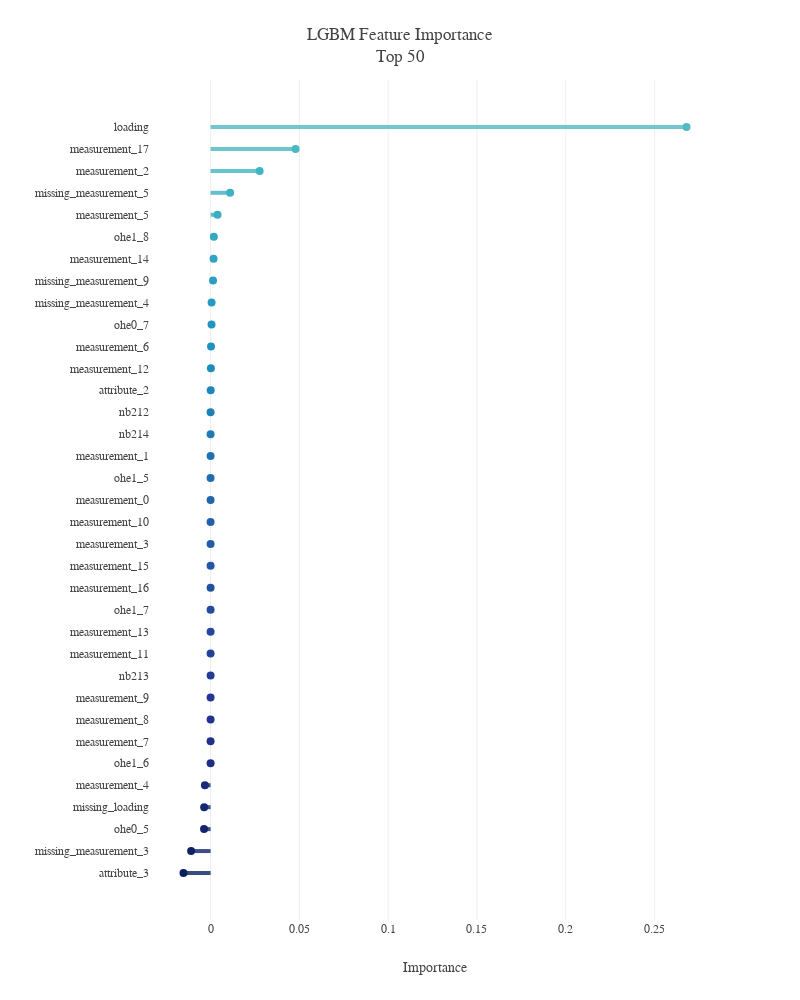

Write notebook code for a chart like this one.
### Code cell
top = 50

feature_importance_df['avg'] = feature_importance_df.mean(axis=1)
feature_importance_top = feature_importance_df.avg.nlargest(top).sort_values(ascending=True)

pal=sns.color_palette("YlGnBu", 65).as_hex()
fig=go.Figure()
for i in range(len(feature_importance_top.index)):
    fig.add_shape(dict(type="line", y0=i, y1=i, x0=0, x1=feature_importance_top[i],
                       line_color=pal[::-1][i],opacity=0.8,line_width=4))

fig.add_trace(go.Scatter(x=feature_importance_top, y=feature_importance_top.index, mode='markers',
                         marker_color=pal[::-1], marker_size=8,
                         hovertemplate='%{y} Importance = %{x:.0f}<extra></extra>'))

fig.update_layout(template=plotly_template,title=f'LGBM Feature Importance<br>Top {top}',
                  margin=dict(l=150,t=80),
                  xaxis=dict(title='Importance', zeroline=False),
                  yaxis_showgrid=False, height=1000, width=800)
fig.show()

### Figure 1 — Plotly figure (JSON) as saved in the notebook; plotly's stock layout.template omitted (floating-point values rounded to 4 significant figures)
{"data": [{"hovertemplate": "%{y} Importance = %{x:.0f}<extra></extra>", "marker": {"color": ["#0b1f5e", "#0e2265", "#12256d", "#162874", "#192b7c", "#1d2e83", "#21308b", "#243392", "#253795", "#243c98", "#24419a", "#24479d", "#234c9f", "#2351a2", "#2356a4", "#225ca7", "#2260a9", "#2166ac", "#216daf", "#2073b2", "#1f7ab5", "#1f80b8", "#1e86bb", "#1d8dbe", "#1d91c0", "#2296c1", "#269bc1", "#2b9fc2", "#2fa4c2", "#34a9c3", "#39adc3", "#3db2c4", "#40b5c4", "#48b9c3", "#50bbc2", "#57bec1", "#5fc1c0", "#67c4be", "#6fc7bd", "#76cabc", "#7ecdbb", "#85cfba", "#8ed3ba", "#97d6b9", "#a0dab8", "#a9ddb7", "#b2e1b6", "#bbe4b5", "#c4e8b4", "#c9eab4", "#ceecb3", "#d3eeb3", "#d7efb3", "#dcf1b2", "#e1f3b2", "#e6f5b2", "#eaf7b1", "#edf8b2", "#f0f9b7", "#f2fabc", "#f4fbc1", "#f7fcc6", "#f9fdcb", "#fbfdd0", "#fdfed5"], "size": 8}, "mode": "markers", "type": "scatter", "x": [-0.01525, -0.01096, -0.003672, -0.003616, -0.003201, 0, 0, 0, 0, 0, 0, 0, 0, 0, 0, 0, 0, 0, 0, 0, 0, 0, 6.204e-05, 0.0001822, 0.0002454, 0.0005329, 0.0005605, 0.001366, 0.001665, 0.001828, 0.003907, 0.01099, 0.02761, 0.04785, 0.268], "y": ["attribute_3", "missing_measurement_3", "ohe0_5", "missing_loading", "measurement_4", "ohe1_6", "measurement_7", "measurement_8", "measurement_9", "nb213", "measurement_11", "measurement_13", "ohe1_7", "measurement_16", "measurement_15", "measurement_3", "measurement_10", "measurement_0", "ohe1_5", "measurement_1", "nb214", "nb212", "attribute_2", "measurement_12", "measurement_6", "ohe0_7", "missing_measurement_4", "missing_measurement_9", "measurement_14", "ohe1_8", "measurement_5", "missing_measurement_5", "measurement_2", "measurement_17", "loading"]}], "layout": {"height": 1000, "margin": {"l": 150, "t": 80}, "shapes": [{"line": {"color": "#0b1f5e", "width": 4}, "opacity": 0.8, "type": "line", "x0": 0, "x1": -0.01525, "y0": 0, "y1": 0}, {"line": {"color": "#0e2265", "width": 4}, "opacity": 0.8, "type": "line", "x0": 0, "x1": -0.01096, "y0": 1, "y1": 1}, {"line": {"color": "#12256d", "width": 4}, "opacity": 0.8, "type": "line", "x0": 0, "x1": -0.003672, "y0": 2, "y1": 2}, {"line": {"color": "#162874", "width": 4}, "opacity": 0.8, "type": "line", "x0": 0, "x1": -0.003616, "y0": 3, "y1": 3}, {"line": {"color": "#192b7c", "width": 4}, "opacity": 0.8, "type": "line", "x0": 0, "x1": -0.003201, "y0": 4, "y1": 4}, {"line": {"color": "#1d2e83", "width": 4}, "opacity": 0.8, "type": "line", "x0": 0, "x1": 0, "y0": 5, "y1": 5}, {"line": {"color": "#21308b", "width": 4}, "opacity": 0.8, "type": "line", "x0": 0, "x1": 0, "y0": 6, "y1": 6}, {"line": {"color": "#243392", "width": 4}, "opacity": 0.8, "type": "line", "x0": 0, "x1": 0, "y0": 7, "y1": 7}, {"line": {"color": "#253795", "width": 4}, "opacity": 0.8, "type": "line", "x0": 0, "x1": 0, "y0": 8, "y1": 8}, {"line": {"color": "#243c98", "width": 4}, "opacity": 0.8, "type": "line", "x0": 0, "x1": 0, "y0": 9, "y1": 9}, {"line": {"color": "#24419a", "width": 4}, "opacity": 0.8, "type": "line", "x0": 0, "x1": 0, "y0": 10, "y1": 10}, {"line": {"color": "#24479d", "width": 4}, "opacity": 0.8, "type": "line", "x0": 0, "x1": 0, "y0": 11, "y1": 11}, {"line": {"color": "#234c9f", "width": 4}, "opacity": 0.8, "type": "line", "x0": 0, "x1": 0, "y0": 12, "y1": 12}, {"line": {"color": "#2351a2", "width": 4}, "opacity": 0.8, "type": "line", "x0": 0, "x1": 0, "y0": 13, "y1": 13}, {"line": {"color": "#2356a4", "width": 4}, "opacity": 0.8, "type": "line", "x0": 0, "x1": 0, "y0": 14, "y1": 14}, {"line": {"color": "#225ca7", "width": 4}, "opacity": 0.8, "type": "line", "x0": 0, "x1": 0, "y0": 15, "y1": 15}, {"line": {"color": "#2260a9", "width": 4}, "opacity": 0.8, "type": "line", "x0": 0, "x1": 0, "y0": 16, "y1": 16}, {"line": {"color": "#2166ac", "width": 4}, "opacity": 0.8, "type": "line", "x0": 0, "x1": 0, "y0": 17, "y1": 17}, {"line": {"color": "#216daf", "width": 4}, "opacity": 0.8, "type": "line", "x0": 0, "x1": 0, "y0": 18, "y1": 18}, {"line": {"color": "#2073b2", "width": 4}, "opacity": 0.8, "type": "line", "x0": 0, "x1": 0, "y0": 19, "y1": 19}, {"line": {"color": "#1f7ab5", "width": 4}, "opacity": 0.8, "type": "line", "x0": 0, "x1": 0, "y0": 20, "y1": 20}, {"line": {"color": "#1f80b8", "width": 4}, "opacity": 0.8, "type": "line", "x0": 0, "x1": 0, "y0": 21, "y1": 21}, {"line": {"color": "#1e86bb", "width": 4}, "opacity": 0.8, "type": "line", "x0": 0, "x1": 6.204e-05, "y0": 22, "y1": 22}, {"line": {"color": "#1d8dbe", "width": 4}, "opacity": 0.8, "type": "line", "x0": 0, "x1": 0.0001822, "y0": 23, "y1": 23}, {"line": {"color": "#1d91c0", "width": 4}, "opacity": 0.8, "type": "line", "x0": 0, "x1": 0.0002454, "y0": 24, "y1": 24}, {"line": {"color": "#2296c1", "width": 4}, "opacity": 0.8, "type": "line", "x0": 0, "x1": 0.0005329, "y0": 25, "y1": 25}, {"line": {"color": "#269bc1", "width": 4}, "opacity": 0.8, "type": "line", "x0": 0, "x1": 0.0005605, "y0": 26, "y1": 26}, {"line": {"color": "#2b9fc2", "width": 4}, "opacity": 0.8, "type": "line", "x0": 0, "x1": 0.001366, "y0": 27, "y1": 27}, {"line": {"color": "#2fa4c2", "width": 4}, "opacity": 0.8, "type": "line", "x0": 0, "x1": 0.001665, "y0": 28, "y1": 28}, {"line": {"color": "#34a9c3", "width": 4}, "opacity": 0.8, "type": "line", "x0": 0, "x1": 0.001828, "y0": 29, "y1": 29}, {"line": {"color": "#39adc3", "width": 4}, "opacity": 0.8, "type": "line", "x0": 0, "x1": 0.003907, "y0": 30, "y1": 30}, {"line": {"color": "#3db2c4", "width": 4}, "opacity": 0.8, "type": "line", "x0": 0, "x1": 0.01099, "y0": 31, "y1": 31}, {"line": {"color": "#40b5c4", "width": 4}, "opacity": 0.8, "type": "line", "x0": 0, "x1": 0.02761, "y0": 32, "y1": 32}, {"line": {"color": "#48b9c3", "width": 4}, "opacity": 0.8, "type": "line", "x0": 0, "x1": 0.04785, "y0": 33, "y1": 33}, {"line": {"color": "#50bbc2", "width": 4}, "opacity": 0.8, "type": "line", "x0": 0, "x1": 0.268, "y0": 34, "y1": 34}], "title": {"text": "LGBM Feature Importance<br>Top 50"}, "width": 800, "xaxis": {"title": {"text": "Importance"}, "zeroline": false}, "yaxis": {"showgrid": false}}}
